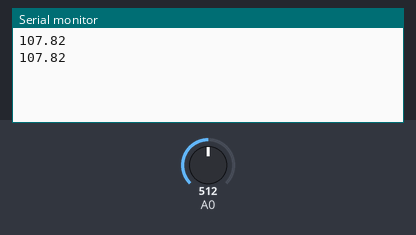
The sketch below on a simulated Arduino Uno, built with avr-gcc and run on an emulated ATmega328P. Shown: the last lines printed to the serial monitor. The inputs (shaded band) are chosen by the test bench; at power-on: A0 = 512.

Above: at 1.8 s.
1.9 s: A0 set to 716
At 2.4 s:
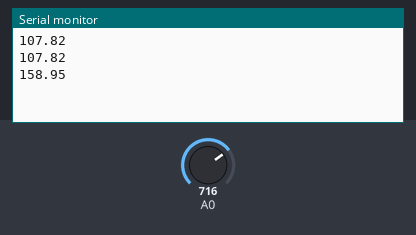
3.4 s: A0 set to 900
At 4.8 s:
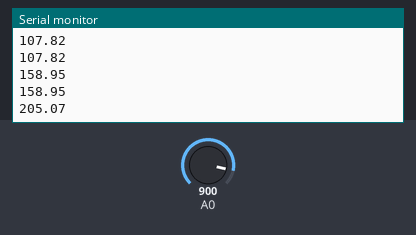
Timing chart, 0 to 6.4 s (numbered marks = the images above; inputs shaded):
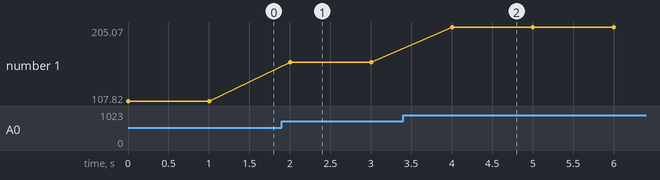

The sketch:

display-temperature.ino
```cpp
/*

  Output the temperature to the serial console

*/


void setup() {

  Serial.begin(9600);
}

void loop() {

    int reading = analogRead(A0);
    float voltage = reading*(5.0/1023.0);
    float temperature = (voltage - 0.4)/0.0195;

    Serial.println(temperature);

    delay(1000);

}
```

Measured:
- after the input at 1.9 s, the serial monitor: prints a new line after 0.10 s (image 1)
- after the input at 3.4 s, the serial monitor: prints a new line after 0.60 s (image 2)
- plotted number 1: 107.82 → 158.95 after the input at 1.9 s, 158.95 → 205.07 after the input at 3.4 s
